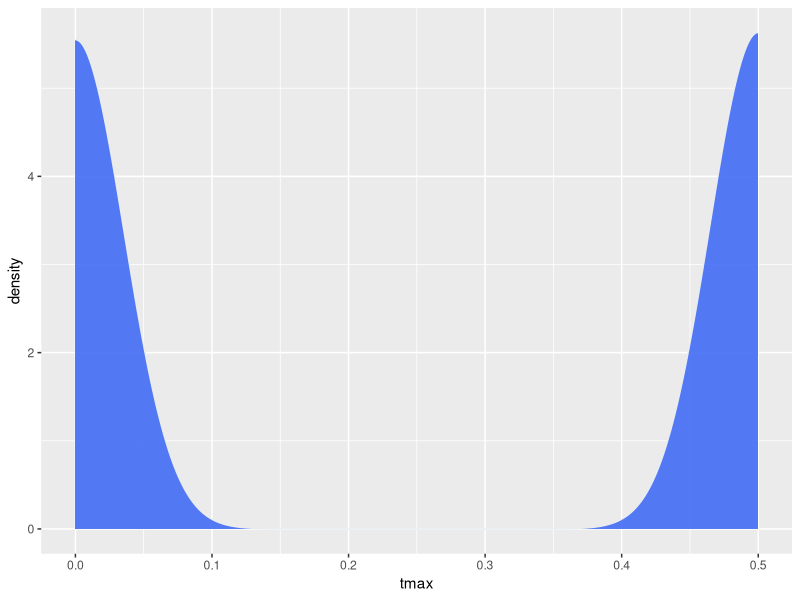
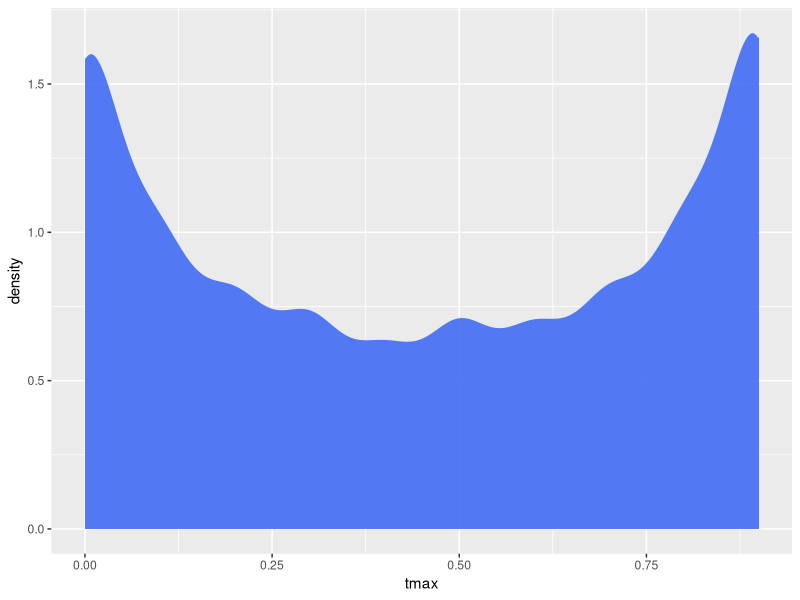
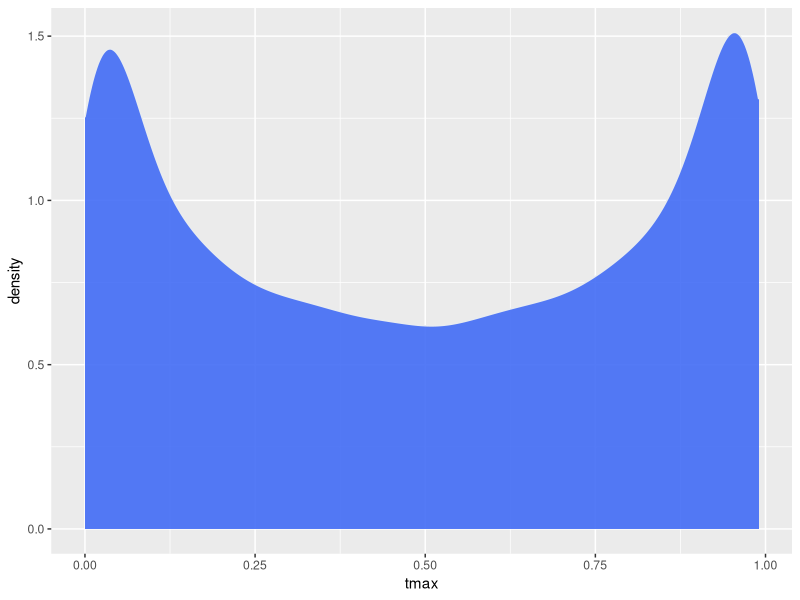
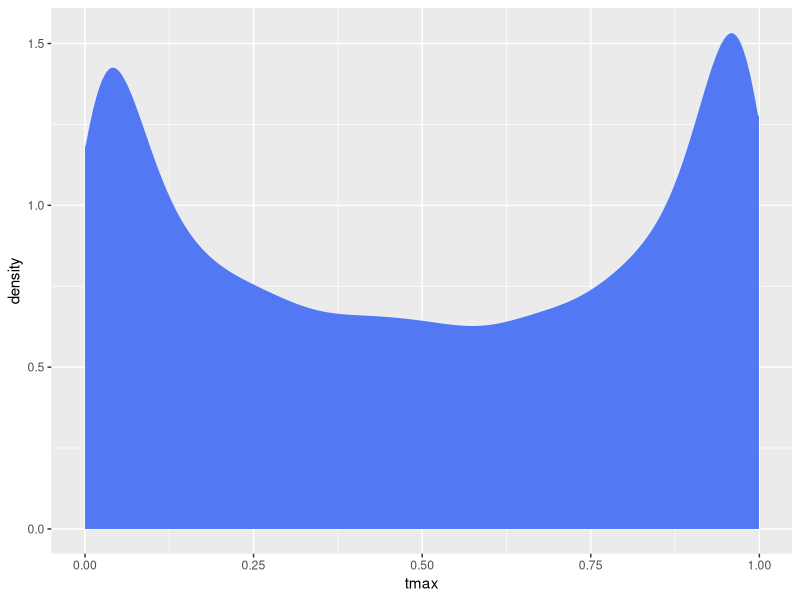
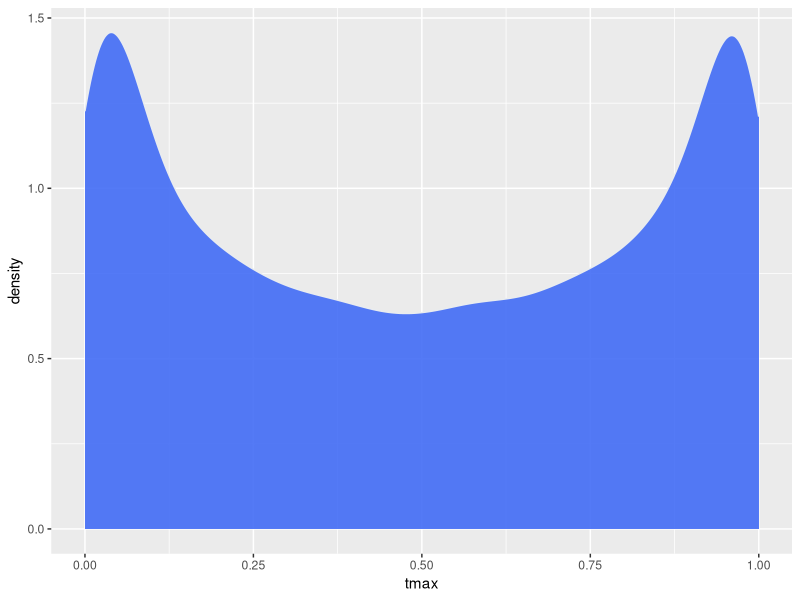

Write R code to recreate these figures, in order. (Note: a time limit stopped this script after it produced the figures.)
library(ggplot2)
library(dplyr)
max_calculator <- function(dt){
  delta_t <- dt
  mean <- 0
  n <- 1/delta_t
  sd <- sqrt(delta_t)
  T_values <- c(0)
  count <- 10000
  while(count > 0){
    temperature_changes <- rnorm(n, mean, sd)
    temps <- cumsum(c(0,temperature_changes))
    max_time <- 0
    max_temp <- 0
    i <- 1
    while(i <= n){
      if(temps[i] > max_temp){
        max_temp <- temps[i]
        max_time <- delta_t * (i-1)
      }
      i <- i+1
    }
    T_values <- c(T_values, max_time)
    count <- count -1
  }
  T_values <- data.frame(tmax = T_values)
  
  T_values %>%
  ggplot( aes(x=tmax) ) +
   geom_density(fill="#426cf5", color="#e9ecef", alpha=0.9)
}

max_calculator(0.5)
max_calculator(0.1)
max_calculator(0.01)
max_calculator(0.001)
max_calculator(0.0001)
max_calculator(0.000001)
